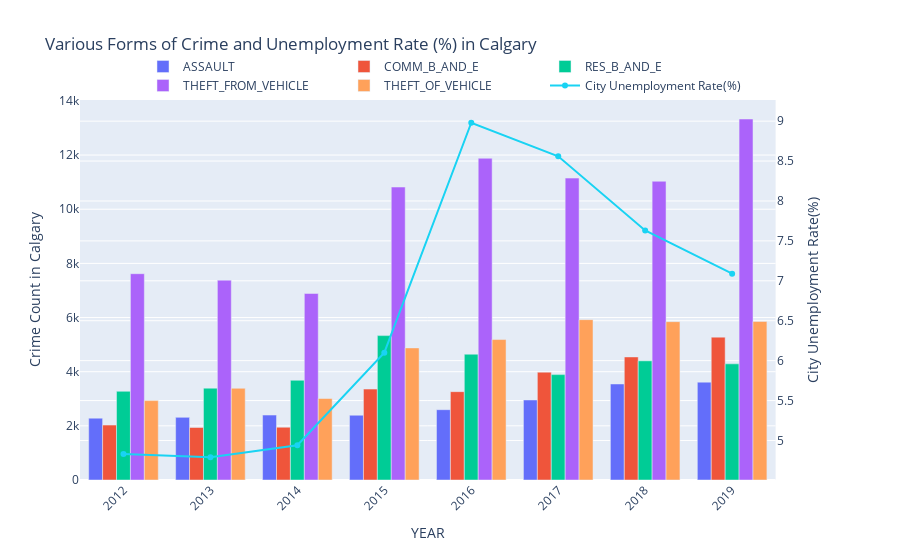

The notebook cell this image was saved under:
### Code cell
# Create figure with secondary y-axis
fig5 = make_subplots(specs=[[{"secondary_y": True}]])

#MORE PYTHONIC WAY, for loop for all crime types (columns)
for crime in df5.columns[2:]:
    
    fig5.add_trace(
    go.Bar(x= df5.YEAR, y = df5[crime], name=crime),
    secondary_y=False,)

#ADD Unemployment Rate Trace
fig5.add_trace(
    go.Scatter(x=df5.YEAR, y=df5.CITY_UNEMPLOYMENT, name="City Unemployment Rate(%)"),
    secondary_y=True,
)

# Add figure title
fig5.update_layout(
    title_text="Various Forms of Crime and Unemployment Rate (%) in Calgary"
)

# Set x-axis title
fig5.update_xaxes(title_text="YEAR")

# Set y-axes titles
fig5.update_yaxes(title_text="Crime Count in Calgary", secondary_y=False)
fig5.update_yaxes(title_text="City Unemployment Rate(%)", secondary_y=True)

#SET MODE
fig5.update_layout(barmode='group', xaxis_tickangle=-45, xaxis={'categoryorder':'category descending'},
                   legend=dict(
                    orientation="h",
                    yanchor="bottom",
                    y=1.0,
                    xanchor="right",
                    x=0.9))
fig5.show()

### Figure 1 — Plotly figure (JSON) as saved in the notebook; plotly's stock layout.template omitted (floating-point values rounded to 4 significant figures)
{"data": [{"name": "ASSAULT", "type": "bar", "x": [2012, 2013, 2014, 2015, 2016, 2017, 2018, 2019], "xaxis": "x", "y": [2284, 2313, 2398, 2392, 2597, 2955, 3546, 3614], "yaxis": "y"}, {"name": "COMM_B_AND_E", "type": "bar", "x": [2012, 2013, 2014, 2015, 2016, 2017, 2018, 2019], "xaxis": "x", "y": [2028, 1939, 1949, 3358, 3262, 3983, 4545, 5276], "yaxis": "y"}, {"name": "RES_B_AND_E", "type": "bar", "x": [2012, 2013, 2014, 2015, 2016, 2017, 2018, 2019], "xaxis": "x", "y": [3276, 3392, 3683, 5332, 4646, 3892, 4401, 4290], "yaxis": "y"}, {"name": "THEFT_FROM_VEHICLE", "type": "bar", "x": [2012, 2013, 2014, 2015, 2016, 2017, 2018, 2019], "xaxis": "x", "y": [7619, 7381, 6889, 10820, 11882, 11150, 11033, 13332], "yaxis": "y"}, {"name": "THEFT_OF_VEHICLE", "type": "bar", "x": [2012, 2013, 2014, 2015, 2016, 2017, 2018, 2019], "xaxis": "x", "y": [2932, 3386, 3010, 4878, 5187, 5922, 5848, 5855], "yaxis": "y"}, {"name": "City Unemployment Rate(%)", "type": "scatter", "x": [2012, 2013, 2014, 2015, 2016, 2017, 2018, 2019], "xaxis": "x", "y": [4.83, 4.79, 4.94, 6.1, 8.98, 8.56, 7.63, 7.09], "yaxis": "y2"}], "layout": {"autosize": true, "barmode": "group", "legend": {"orientation": "h", "x": 0.9, "xanchor": "right", "y": 1, "yanchor": "bottom"}, "title": {"text": "Various Forms of Crime and Unemployment Rate (%) in Calgary"}, "xaxis": {"anchor": "y", "autorange": true, "categoryorder": "category descending", "domain": [0, 0.94], "range": [2012.0, 2020.0], "tickangle": -45, "title": {"text": "YEAR"}, "type": "linear"}, "yaxis": {"anchor": "x", "autorange": true, "domain": [0, 1], "range": [0, 14030.0], "title": {"text": "Crime Count in Calgary"}, "type": "linear"}, "yaxis2": {"anchor": "x", "autorange": true, "overlaying": "y", "range": [4.483, 9.287], "side": "right", "title": {"text": "City Unemployment Rate(%)"}, "type": "linear"}}}
